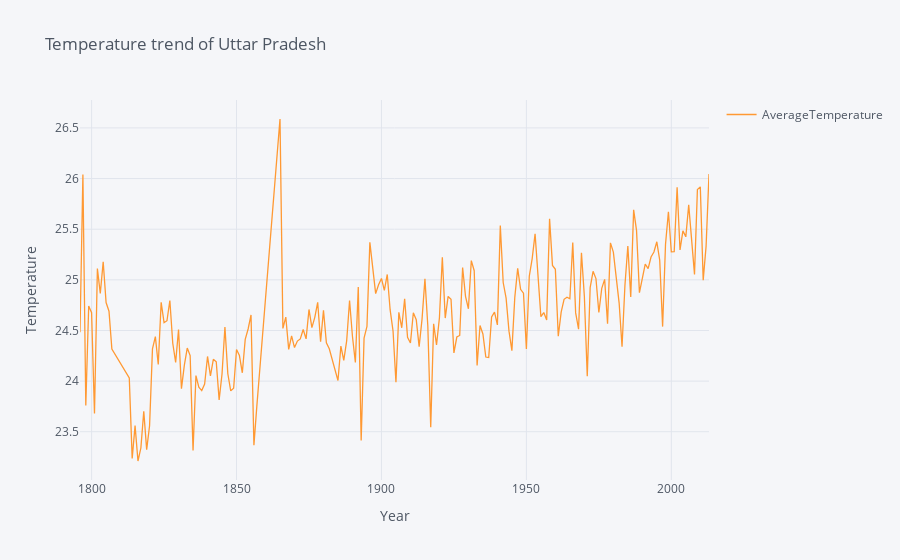

Notebook code for this chart:
### Code cell
take_input()
'''temp_df = df[df['State']== 'Uttar Pradesh']
temp_df['year'] = pd.to_datetime(temp_df['dt']).dt.year

by_year = temp_df.groupby('year')['AverageTemperature'].mean().reset_index()
by_year.iplot(kind='scatter', x='year', y='AverageTemperature', title='Temperature trend of Uttar Pradesh',
             xTitle='Year', yTitle='Temperature', legend=True)
'''

### Figure 1 — Plotly figure (JSON) as saved in the notebook; plotly's stock layout.template omitted (floating-point values rounded to 4 significant figures; data arrays with more than 128 entries replaced by an {"elided": "..."} marker saying what was removed)
{"data": [{"line": {"color": "rgba(255, 153, 51, 1.0)", "dash": "solid", "shape": "linear", "width": 1.3}, "mode": "lines", "name": "AverageTemperature", "text": "", "type": "scatter", "x": {"elided": "206 int values"}, "y": {"elided": "206 float values"}}], "layout": {"legend": {"bgcolor": "#F5F6F9", "font": {"color": "#4D5663"}}, "paper_bgcolor": "#F5F6F9", "plot_bgcolor": "#F5F6F9", "showlegend": true, "title": {"font": {"color": "#4D5663"}, "text": "Temperature trend of Uttar Pradesh"}, "xaxis": {"gridcolor": "#E1E5ED", "showgrid": true, "tickfont": {"color": "#4D5663"}, "title": {"font": {"color": "#4D5663"}, "text": "Year"}, "zerolinecolor": "#E1E5ED"}, "yaxis": {"gridcolor": "#E1E5ED", "showgrid": true, "tickfont": {"color": "#4D5663"}, "title": {"font": {"color": "#4D5663"}, "text": "Temperature"}, "zerolinecolor": "#E1E5ED"}}}
